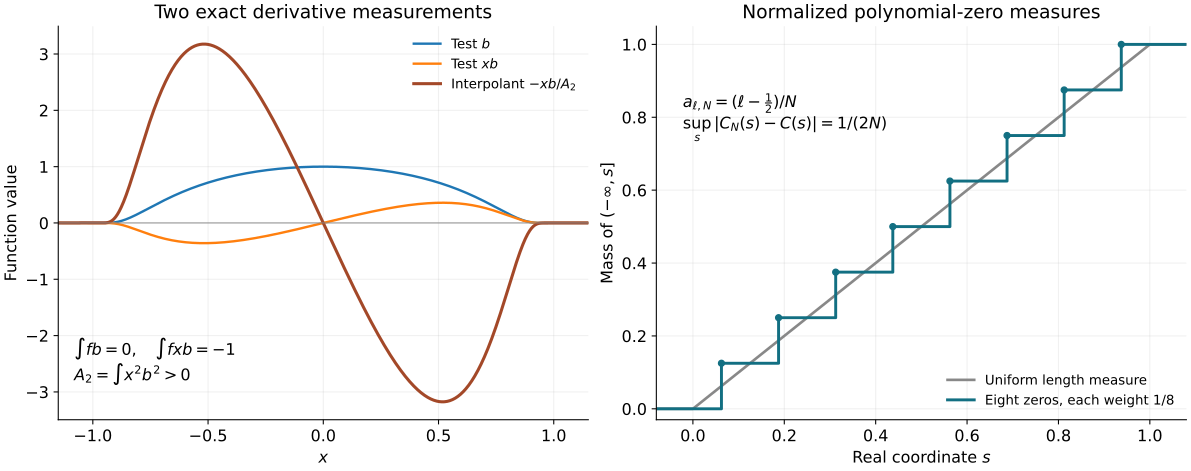

The Python source for this figure:
"""Finite test interpolation and exact cumulative zero counts. Original figure: CC0."""
from pathlib import Path
import numpy as np
import matplotlib
matplotlib.use("Agg")
import matplotlib.pyplot as plt
out=Path(__file__).resolve().parent
plt.rcParams.update({"font.size":12,"axes.titlesize":14,"axes.spines.top":False,
                    "axes.spines.right":False,"svg.hashsalt":"AN01-finite-measurements-zero-counts"})
def bump(x):
    y=np.zeros_like(x);keep=np.abs(x)<1
    y[keep]=np.exp(1-1/(1-x[keep]**2))
    return y
grid=np.linspace(-1,1,200001)
A2=np.trapezoid(grid**2*bump(grid)**2,grid)
x=np.linspace(-1.15,1.15,1801);b=bump(x);f=-x*b/A2
fig,axes=plt.subplots(1,2,figsize=(12.4,4.9),constrained_layout=True)
axes[0].plot(x,b,lw=1.8,label=r"Test $b$")
axes[0].plot(x,x*b,lw=1.8,label=r"Test $xb$")
axes[0].plot(x,f,lw=2.3,color="#a34828",label=r"Interpolant $-xb/A_2$")
axes[0].axhline(0,color="#888888",lw=.7)
axes[0].set(xlabel="$x$",ylabel="Function value",title="Two exact derivative measurements",xlim=(-1.15,1.15))
axes[0].text(.03,.10,r"$\int fb=0,\quad\int fxb=-1$"+"\n"+
             r"$A_2=\int x^2b^2>0$",transform=axes[0].transAxes,fontsize=12)
axes[0].legend(loc="upper right",frameon=False,fontsize=10)
axes[0].grid(alpha=.18)
N=8;a=(np.arange(1,N+1)-.5)/N
s=np.linspace(-.08,1.08,1001)
axes[1].plot(s,np.clip(s,0,1),color="#888888",lw=2,label="Uniform length measure")
axes[1].step(np.r_[-.08,a,1.08],np.r_[0,np.arange(1,N+1)/N,1],
             where="post",color="#126f82",lw=2.2,label="Eight zeros, each weight 1/8")
axes[1].scatter(a,np.arange(1,N+1)/N,s=20,color="#126f82",zorder=4)
axes[1].set(xlabel="Real coordinate $s$",ylabel=r"Mass of $(-\infty,s]$",
            title="Normalized polynomial-zero measures",xlim=(-.08,1.08),ylim=(-.03,1.05))
axes[1].text(.05,.74,r"$a_{\ell,N}=(\ell-\frac{1}{2})/N$"+"\n"+
             r"$\sup_s|C_N(s)-C(s)|=1/(2N)$",
             transform=axes[1].transAxes,fontsize=12)
axes[1].legend(loc="lower right",frameon=False,fontsize=10)
axes[1].grid(alpha=.18)
for ext in ["png","svg"]:
    fig.savefig(out/("finite-measurements-and-zero-counts."+ext),dpi=170,
                metadata={"Date":None} if ext=="svg" else None)
p=out/"finite-measurements-and-zero-counts.svg"
p.write_text("\n".join(line.rstrip() for line in p.read_text(encoding="utf-8").splitlines())+"\n",encoding="utf-8")
plt.close(fig)
